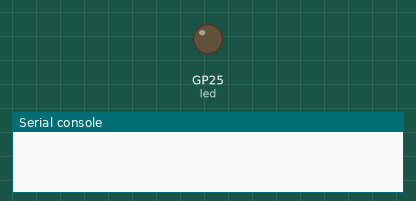
Recording of a program running on a simulated Raspberry Pi Pico running MicroPython. Parts: output pins drawn as LEDs (lit = HIGH), the last lines printed to the serial console.

Above: at 0.5 s.
At 2.0 s:
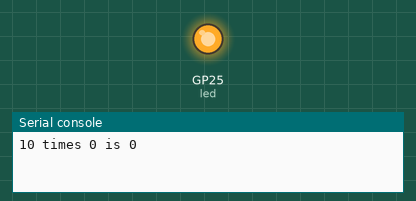
Timing chart, 0 to 5.2 s (numbered marks = the images above):
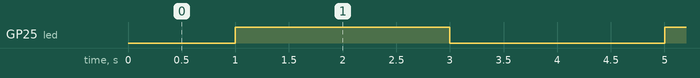

Measured:
- by itself, GP25 (led): alternates HIGH for 2.0 s and LOW for 2.0 s

The program:

blinking_led_25.py
```python
from machine import Pin
from time import sleep

led = Pin(25, Pin.OUT)

number = 0

while True:
    sleep(1)
    led.toggle()
    print("10 times {} is {}".format(number, 10*number))
    number = number + 1
    sleep(1)
```
